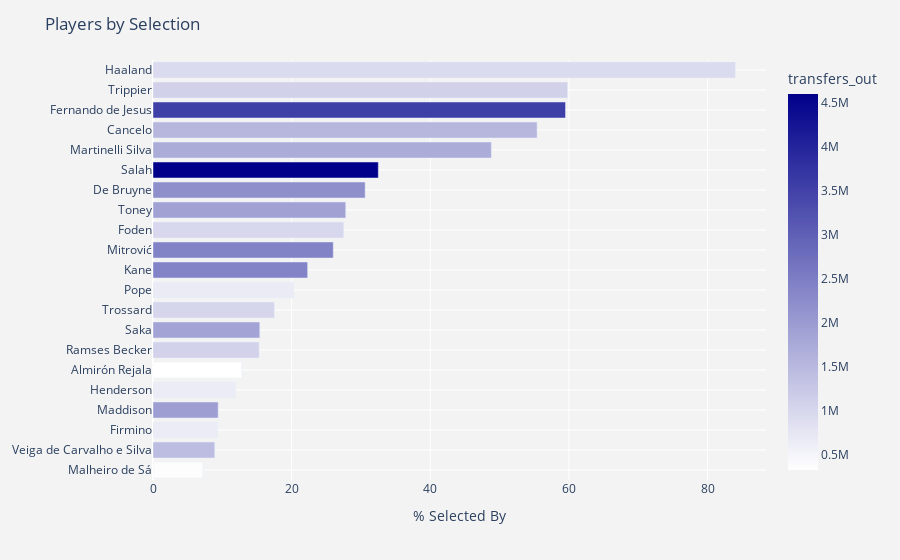

This figure's notebook cell:
### Markdown cell above
We have already identified that Haaland, Kane, and De Bruyne remain valuable targets despite their high price tag. Further down the list of top performers, we see that some of the highest performers are cheaper than others. Salah clearly stands out as the most expensive of the rest, despite not providing the best returns. How are Salah's fantasy owners reacting?

### Code cell
fig = px.bar(top_scorers.query("total_points>55").sort_values("selected_rank",ascending=False), y="second_name", x="selected_by_percent", orientation='h',
            color="transfers_out",color_continuous_scale=["white", "darkblue"])
fig.update_layout(
    title='Players by Selection',
    xaxis=dict(
        title='% Selected By',
        gridcolor='white',
    ),
    yaxis=dict(
        title=None,
        gridcolor='white',
    ),
    paper_bgcolor='rgb(243, 243, 243)',
    plot_bgcolor='rgb(243, 243, 243)'
)
fig.show()

### Figure 1 — Plotly figure (JSON) as saved in the notebook; plotly's stock layout.template omitted (floating-point values rounded to 4 significant figures)
{"data": [{"alignmentgroup": "True", "hovertemplate": "selected_by_percent=%{x}<br>second_name=%{y}<br>transfers_out=%{marker.color}<extra></extra>", "legendgroup": "", "marker": {"color": [370466, 1433930, 645217, 1948925, 654733, 331093, 1079487, 1863667, 1029368, 659815, 2402333, 2427261, 993771, 1898325, 2202208, 4595082, 1726277, 1541338, 3537212, 1094192, 924713], "coloraxis": "coloraxis"}, "name": "", "offsetgroup": "", "orientation": "h", "showlegend": false, "textposition": "auto", "type": "bar", "x": ["7.2", "8.9", "9.3", "9.4", "11.9", "12.8", "15.3", "15.4", "17.5", "20.3", "22.3", "26.0", "27.5", "27.8", "30.6", "32.5", "48.8", "55.4", "59.5", "59.8", "84.0"], "xaxis": "x", "y": ["Malheiro de Sá", "Veiga de Carvalho e Silva", "Firmino", "Maddison", "Henderson", "Almirón Rejala", "Ramses Becker", "Saka", "Trossard", "Pope", "Kane", "Mitrović", "Foden", "Toney", "De Bruyne", "Salah", "Martinelli Silva", "Cancelo", "Fernando de Jesus", "Trippier", "Haaland"], "yaxis": "y"}], "layout": {"barmode": "relative", "coloraxis": {"colorbar": {"title": {"text": "transfers_out"}}, "colorscale": [[0, "white"], [1, "darkblue"]]}, "legend": {"tracegroupgap": 0}, "margin": {"t": 60}, "paper_bgcolor": "rgb(243, 243, 243)", "plot_bgcolor": "rgb(243, 243, 243)", "title": {"text": "Players by Selection"}, "xaxis": {"anchor": "y", "domain": [0, 1], "gridcolor": "white", "title": {"text": "% Selected By"}}, "yaxis": {"anchor": "x", "domain": [0, 1], "gridcolor": "white", "title": {}}}}
